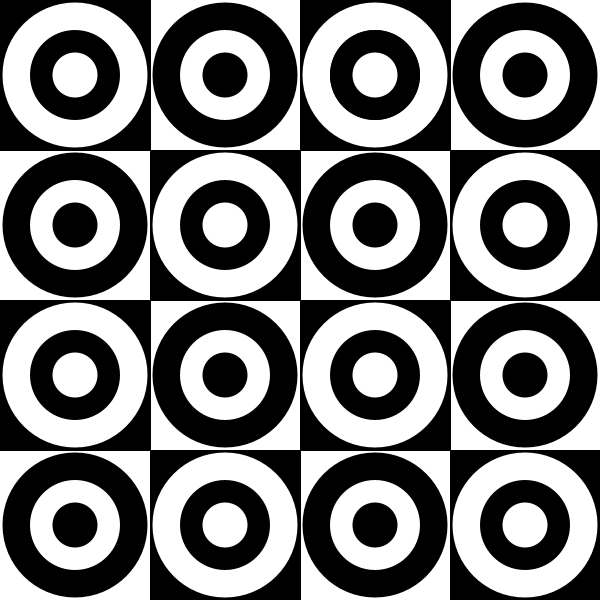
Frame 1 (no input)
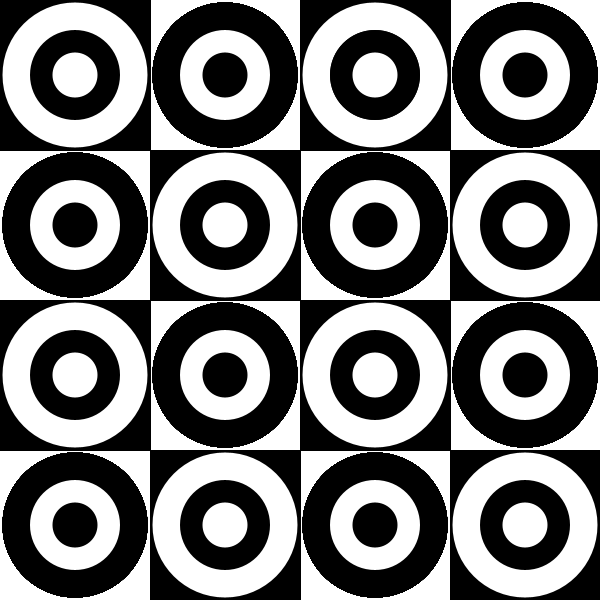
Frame 60 (the mouse pressed at the canvas centre just before this capture)
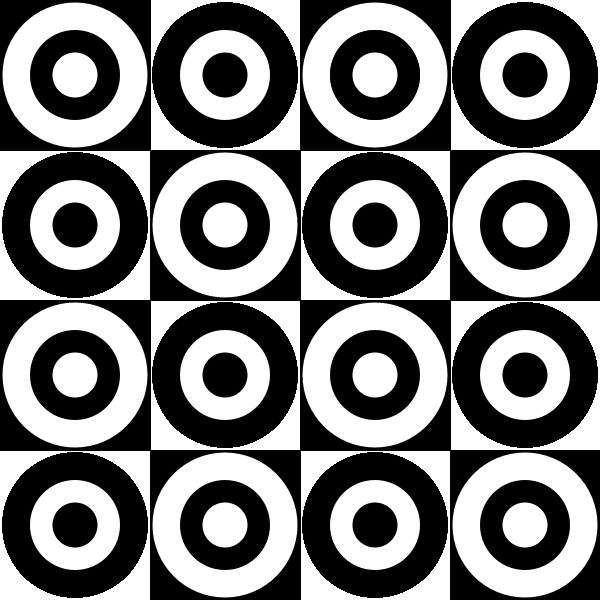
Frame 120 (the mouse held since frame 60 and released just before this capture)

The Processing sketch that drew these frames (run headless with seeded random() and noise(); from frame 60 on, the mouse is pressed at the canvas centre):

// Processing sketch: processing_72387
// ── processing_72387.pde

int blockWidth;
int blockHeight;
int Circle;
int Inner;
int Small;

void setup () {
  size (600, 600);
  smooth ();
  background (#FFFFFF);
  blockWidth = 150;
  blockHeight = 150;
  Circle = 145;
  Inner = 90;
  Small = 45;
}

void draw () {
  // checkerboard
  fill (#000000);
  rect (0, 0, blockWidth, blockHeight);
  rect (300, 0, blockWidth, blockHeight);
  rect (150, 150, blockWidth, blockHeight);
  rect (450, 150, blockWidth, blockHeight);
  rect (0, 300, blockWidth, blockHeight);
  rect (300, 300, blockWidth, blockHeight);
  rect (150, 450, blockWidth, blockHeight);
  rect (450, 450, blockWidth, blockHeight);
  
  // target outside rings white
  fill (#FFFFFF);
  noStroke ();
  ellipse (75, 75, Circle, Circle);
  ellipse (375, 75, Circle, Circle);
  ellipse (225, 225, Circle, Circle);
  ellipse (525, 225, Circle, Circle);
  ellipse (75, 375, Circle, Circle);
  ellipse (375, 375, Circle, Circle);
  ellipse (225, 525, Circle, Circle);
  ellipse (525, 525, Circle, Circle);
  
  // target outside rings black
  fill (#000000);
  noStroke ();
  ellipse (225, 75, Circle, Circle);
  ellipse (525, 75, Circle, Circle);
  ellipse (75, 225, Circle, Circle);
  ellipse (375, 225, Circle, Circle);
  ellipse (225, 375, Circle, Circle);
  ellipse (525, 375, Circle, Circle);
  ellipse (75, 525, Circle, Circle);
  ellipse (375, 525, Circle, Circle);
  
  // target inside rings black
  fill (#000000);
  noStroke ();
  ellipse (75, 75, Inner, Inner);
  ellipse (375, 75, Inner, Inner);
  ellipse (225, 225, Inner, Inner);
  ellipse (525, 225, Inner, Inner);
  ellipse (75, 375, Inner, Inner);
  ellipse (375, 75, Inner, Inner);
  ellipse (375, 375, Inner, Inner);
  ellipse (225, 525, Inner, Inner);
  ellipse (525, 525, Inner, Inner);  
  
  // target inside rings white
  fill (#FFFFFF);
  noStroke ();
  ellipse (225, 75, Inner, Inner);
  ellipse (525, 75, Inner, Inner);
  ellipse (75, 225, Inner, Inner);
  ellipse (375, 225, Inner, Inner);
  ellipse (225, 375, Inner, Inner);
  ellipse (525, 375, Inner, Inner);
  ellipse (75, 525, Inner, Inner);
  ellipse (375, 525, Inner, Inner);
  
  // smallest rings white
  fill (#FFFFFF);
  noStroke ();
  ellipse (75, 75, Small, Small);
  ellipse (375, 75, Small, Small);
  ellipse (225, 225, Small, Small);
  ellipse (525, 225, Small, Small);
  ellipse (75, 375, Small, Small);
  ellipse (375, 375, Small, Small);
  ellipse (225, 525, Small, Small);
  ellipse (525, 525, Small, Small);
  
  // smallest rings black
  fill (#000000);
  noStroke ();
  ellipse (225, 75, Small, Small);
  ellipse (525, 75, Small, Small);
  ellipse (75, 225, Small, Small);
  ellipse (375, 225, Small, Small);
  ellipse (225, 375, Small, Small);
  ellipse (525, 375, Small, Small);
  ellipse (75, 525, Small, Small);
  ellipse (375, 525, Small, Small);
}
